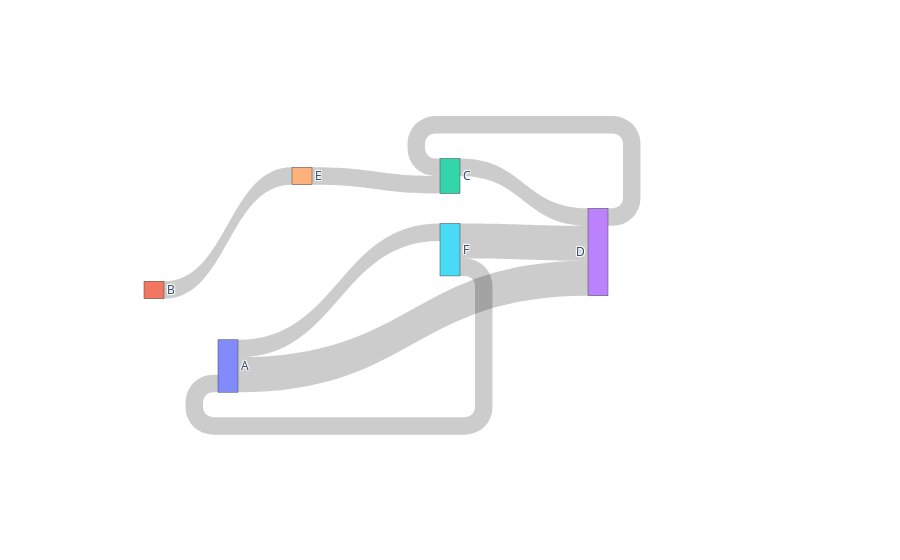

Notebook code for this chart:
### Code cell
import plotly.graph_objects as go

fig = go.Figure(go.Sankey(
    arrangement = "snap",
    node = {
        "label": ["A", "B", "C", "D", "E", "F"],
        "x": [0.2, 0.1, 0.5, 0.7, 0.3, 0.5],
        "y": [0.7, 0.5, 0.2, 0.4, 0.2, 0.3],
        'pad':30},  # 10 Pixels
    link = {
        "source": [0, 0, 1, 2, 5, 4, 3, 5],
        "target": [5, 3, 4, 3, 0, 2, 2, 3],
        "value": [1, 2, 1, 1, 1, 1, 1, 2]}))

fig.show()

### Figure 1 — Plotly figure (JSON) as saved in the notebook; plotly's stock layout.template omitted (floating-point values rounded to 4 significant figures)
{"data": [{"arrangement": "snap", "link": {"source": [0, 0, 1, 2, 5, 4, 3, 5], "target": [5, 3, 4, 3, 0, 2, 2, 3], "value": [1, 2, 1, 1, 1, 1, 1, 2]}, "node": {"label": ["A", "B", "C", "D", "E", "F"], "pad": 30, "x": [0.2, 0.1, 0.5, 0.7, 0.3, 0.5], "y": [0.7, 0.5, 0.2, 0.4, 0.2, 0.3]}, "type": "sankey"}], "layout": {"autosize": true}}
